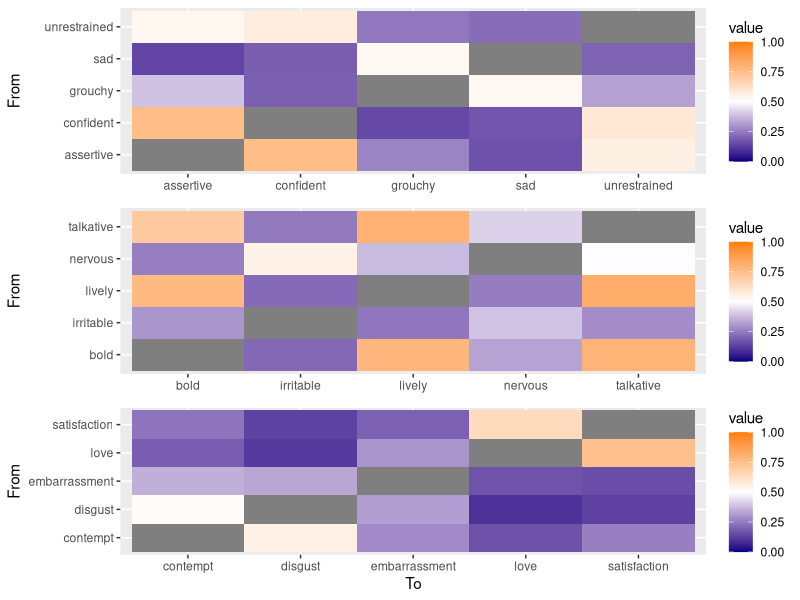
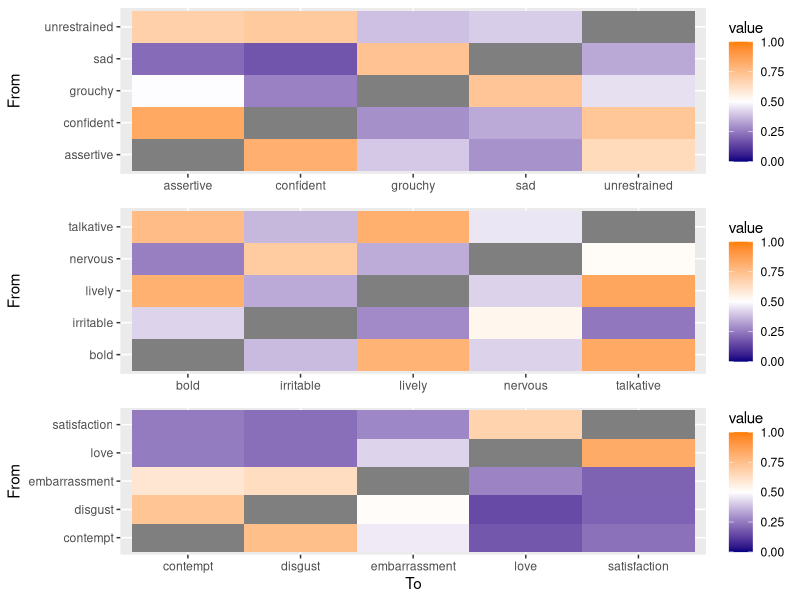
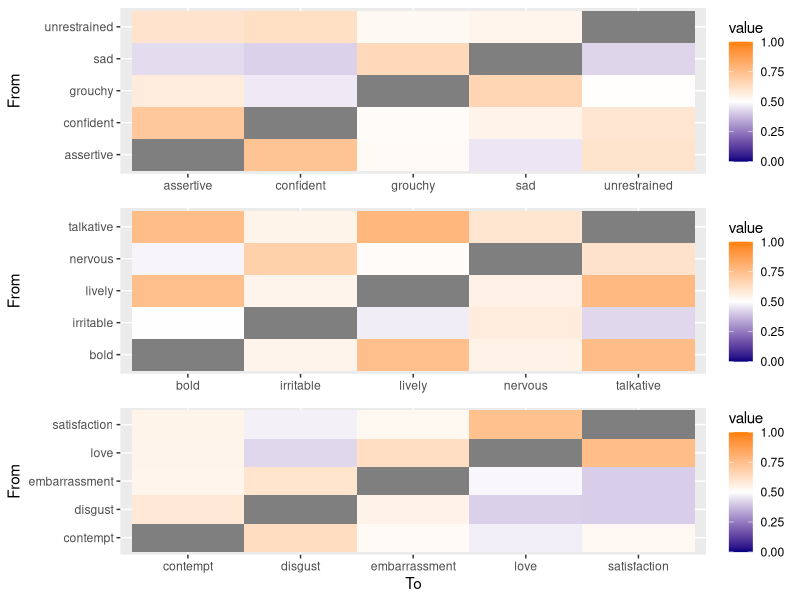
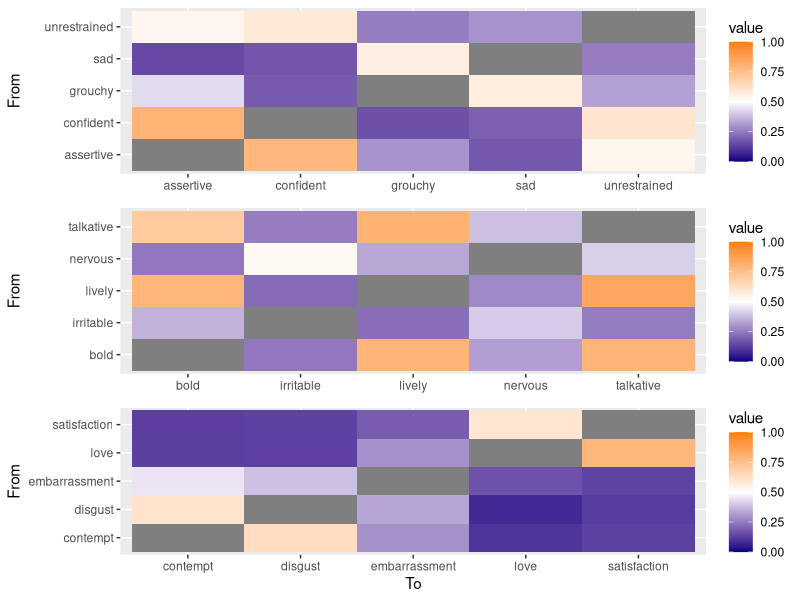
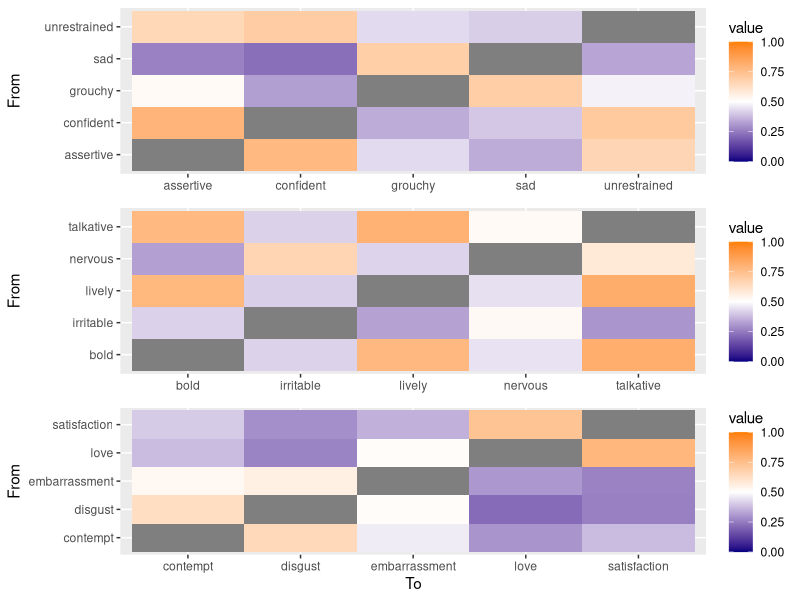
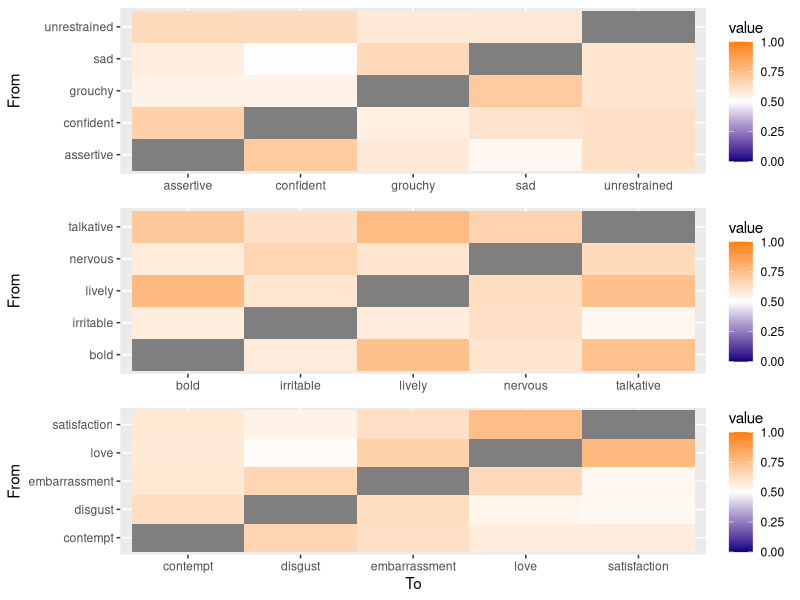

R code for these plots, in order:
require(ggplot2)
require(dplyr)
require(tidyr)
require(ggpubr)
require(cowplot)

# load in latent components ------
grp.comp.1 <- read.csv('grp_comp_1.csv')
grp.comp.2 <- read.csv('grp_comp_2.csv')
grp.comp.3 <- read.csv('grp_comp_3.csv')

dim.comp.1 <- read.csv('dim_comp_1.csv')
dim.comp.2 <- read.csv('dim_comp_2.csv')
dim.comp.3 <- read.csv('dim_comp_3.csv')

# read in infer_unobserved
df <- read.csv('infer_unobserved.csv')
set_state <- df %>% dplyr::group_by(state1) %>% summarize(set = mean(set))

# re-numbering the components to match across models based on highest correlation (very hacky)-----
allval <- cbind(dim.comp.1$value,dim.comp.2$value,dim.comp.3$value, 
                grp.comp.1$value,grp.comp.2$value,grp.comp.3$value)
allcor <- allval %>% as.data.frame() %>% drop_na() %>% cor() %>% as.data.frame()
colnames(allcor) <- c('dim.comp.1','dim.comp.2','dim.comp.3',
                      'grp.comp.1','grp.comp.2','grp.comp.3')
rownames(allcor) <- colnames(allcor)
crosscor <-  allcor[1:3,4:6] %>% as.data.frame()
# find component 1
maxind <- which(crosscor == max(crosscor),arr.ind = T)
dim.comp.1_ <- get(rownames(crosscor)[maxind[1]])
grp.comp.1_ <- get(colnames(crosscor)[maxind[2]])
crosscor <- crosscor[-maxind[1],-maxind[2]]
# find component 2
maxind <- which(crosscor == max(crosscor),arr.ind = T)
dim.comp.2_ <- get(rownames(crosscor)[maxind[1]])
grp.comp.2_ <- get(colnames(crosscor)[maxind[2]])
# find component 3
thirdind <- 3 - maxind
dim.comp.3_ <- get(rownames(crosscor)[thirdind[1]])
grp.comp.3_ <- get(colnames(crosscor)[thirdind[2]]) 

grp.comp.1 <- grp.comp.1_
grp.comp.2 <- grp.comp.2_
grp.comp.3 <- grp.comp.3_
dim.comp.1 <- dim.comp.1_
dim.comp.2 <- dim.comp.2_
dim.comp.3 <- dim.comp.3_

# function to draw heatmap from long-format predicted transition prob input ------
component.heatmap <- function(comp){
  g1 <- ggplot(data = comp %>% filter(set == 1)) + 
    geom_tile(aes(x = state2,y = state1, fill = value)) +
    scale_fill_gradientn(limits = c(0,1),colours=c("navyblue", "white", "darkorange1")) +
    theme(axis.title.x = element_blank()) +
    ylab('From')
  
  g2 <- ggplot(data = comp %>% filter(set == 2)) + 
    geom_tile(aes(x = state2,y = state1, fill = value)) +
    scale_fill_gradientn(limits = c(0,1),colours=c("navyblue", "white", "darkorange1")) +
    theme(axis.title.x = element_blank())  +
    ylab('From') 
  
  g3 <- ggplot(data = comp %>% filter(set == 3)) + 
    geom_tile(aes(x = state2,y = state1, fill = value)) +
    scale_fill_gradientn(limits = c(0,1),colours=c("navyblue", "white", "darkorange1")) +
    ylab('From') + xlab('To')
  
  ga <- plot_grid(g1,g2,g3,ncol = 1,align = 'v')
  
  return(ga)
}


g.dim.comp.1 <- component.heatmap(dim.comp.1)
g.dim.comp.2 <- component.heatmap(dim.comp.2)
g.dim.comp.3 <- component.heatmap(dim.comp.3)

g.grp.comp.1 <- component.heatmap(grp.comp.1)
g.grp.comp.2 <- component.heatmap(grp.comp.2)
g.grp.comp.3 <- component.heatmap(grp.comp.3)

# function to generate classification/mixture heatmaps --------
# function for mixture heatmap, one set (nolegend)
gmix.oneset <- function(subset){
  
  g <- ggplot(data = subset) + 
    geom_tile(aes(x = state2,y = state1, fill = value)) +
    scale_fill_gradientn(limits = c(0,1),colours=c("navyblue", "white", "darkorange1")) +
    theme(axis.title.x = element_blank(),
          axis.title.y = element_blank(),
          axis.text.x = element_blank(),
          axis.text.y = element_blank(),
          legend.position = 'none')
  
  return(g)
}

# hard group heatmap
grp.h.heatmap <- function(from, to, tp){
  temp <- df[(df$state1 == from) & (df$state2 == to) & (df$step == tp*10-1),]
  cname <- paste('grp.comp.',temp$grp_h + 1,sep = '')
  comp <- get(cname)
  g1 <- gmix.oneset(comp %>% filter(set == 1))
  g2 <- gmix.oneset(comp %>% filter(set == 2))
  g3 <- gmix.oneset(comp %>% filter(set == 3))
  return(plot_grid(g1,g2,g3,align = 'v',ncol = 1))
}

grp.s.heatmap <- function(from, to, tp){
  temp <- df[(df$state1 == from) & (df$state2 == to) & (df$step == tp*10-1),]
  mix <- grp.comp.1
  mix$value <- temp$grp_s_1 * grp.comp.1$value +
    temp$grp_s_2 * grp.comp.2$value +
    temp$grp_s_3 * grp.comp.3$value 
  g1 <- gmix.oneset(mix %>% filter(set == 1))
  g2 <- gmix.oneset(mix %>% filter(set == 2))
  g3 <- gmix.oneset(mix %>% filter(set == 3))
  return(plot_grid(g1,g2,g3,align = 'v',ncol = 1))
}

dim.heatmap <- function(from, to, tp){
  temp <- df[(df$state1 == from) & (df$state2 == to) & (df$step == tp*10-1),]
  mix <- dim.comp.1
  mix$value <- temp$dim_1 * dim.comp.1$value +
    temp$dim_2 * dim.comp.2$value +
    temp$dim_3 * dim.comp.3$value 
  g1 <- gmix.oneset(mix %>% filter(set == 1))
  g2 <- gmix.oneset(mix %>% filter(set == 2))
  g3 <- gmix.oneset(mix %>% filter(set == 3))
  return(plot_grid(g1,g2,g3,align = 'v',ncol = 1))
}



